Frame 1 (no input): blank canvas, image omitted
Frame 60 (no input): blank canvas, image omitted
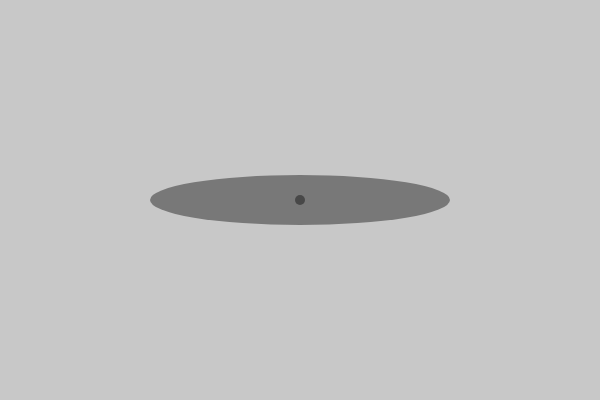
Frame 120 (the mouse pressed at the canvas centre since frame 60)

The p5.js sketch whose frames 1 and 60 were blank and that drew this single picture after the mouse press (run headless with seeded random() and noise() and a simulated clock; from frame 60 on, the mouse is pressed at the canvas centre):

// p5.js sketch
// ── sketch.js
// Example 2-5: mouseX and mouseY

function setup() {
  createCanvas(600, 400);
  fill(0, 102);
  noStroke();
}

function draw() {
  background(mouseY); // background color changes based on mouseY
  ellipse(300, 200, mouseX, 50); // width changes based on mouseX
  ellipse(mouseX, mouseY, 10, 10); // ellipse follows mouse
}
